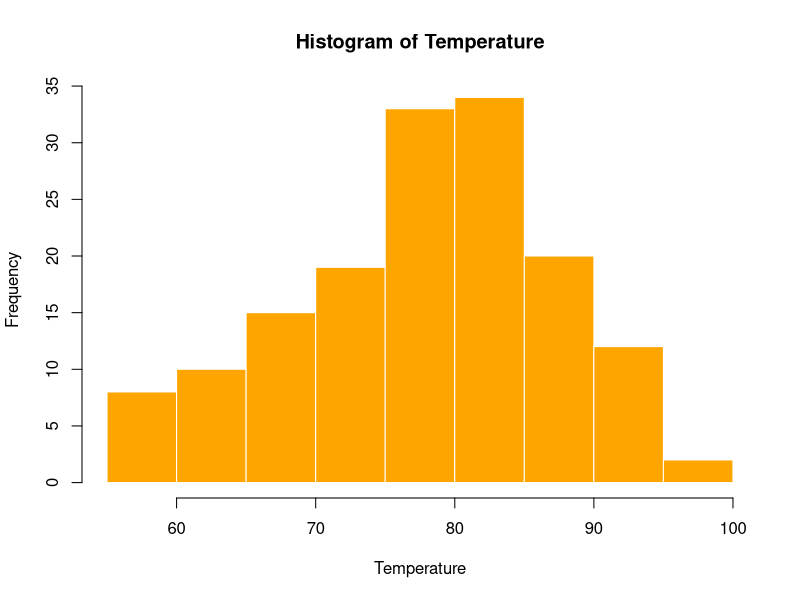
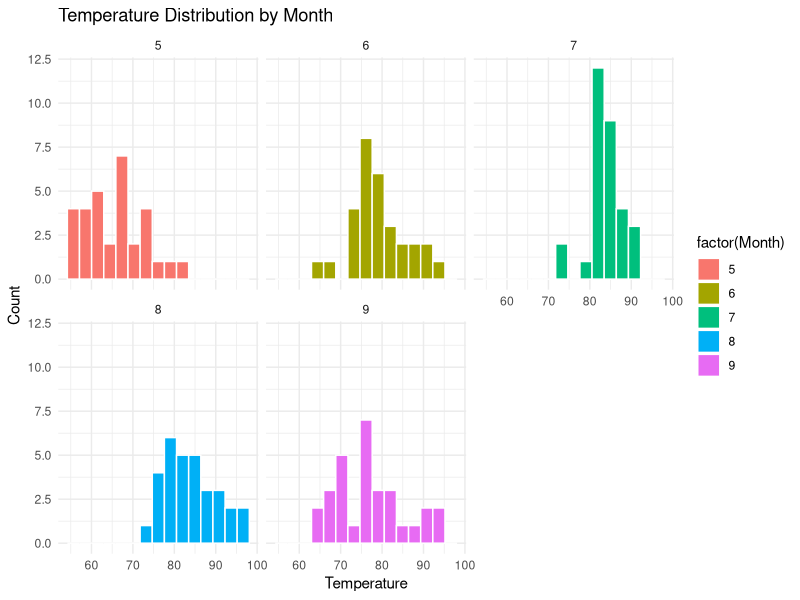
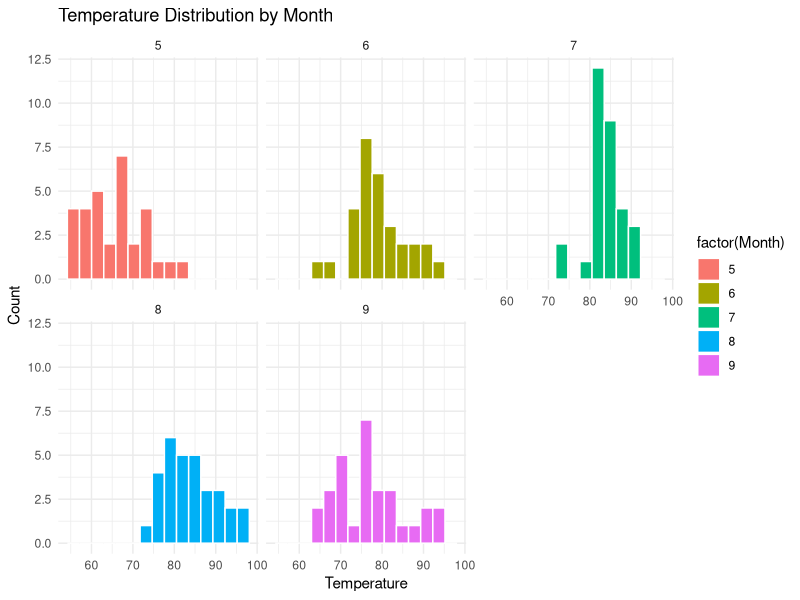

Reproduce these figures in R, in order.
?airquality
class(airquality)
hist(airquality$Temp,
     main = "Histogram of Temperature",
     xlab = "Temperature",
     col = "orange",
     border = "white")

library(ggplot2)
ggplot(airquality, aes(x = Temp, fill = factor(Month))) +
  geom_histogram(bins = 15, color = "white") +
  labs(title = "Temperature Distribution by Month",
       x = "Temperature",
       y = "Count") +
  facet_wrap(~Month) +
  theme_minimal()
ggsave("plots/airquality_histogram.png")